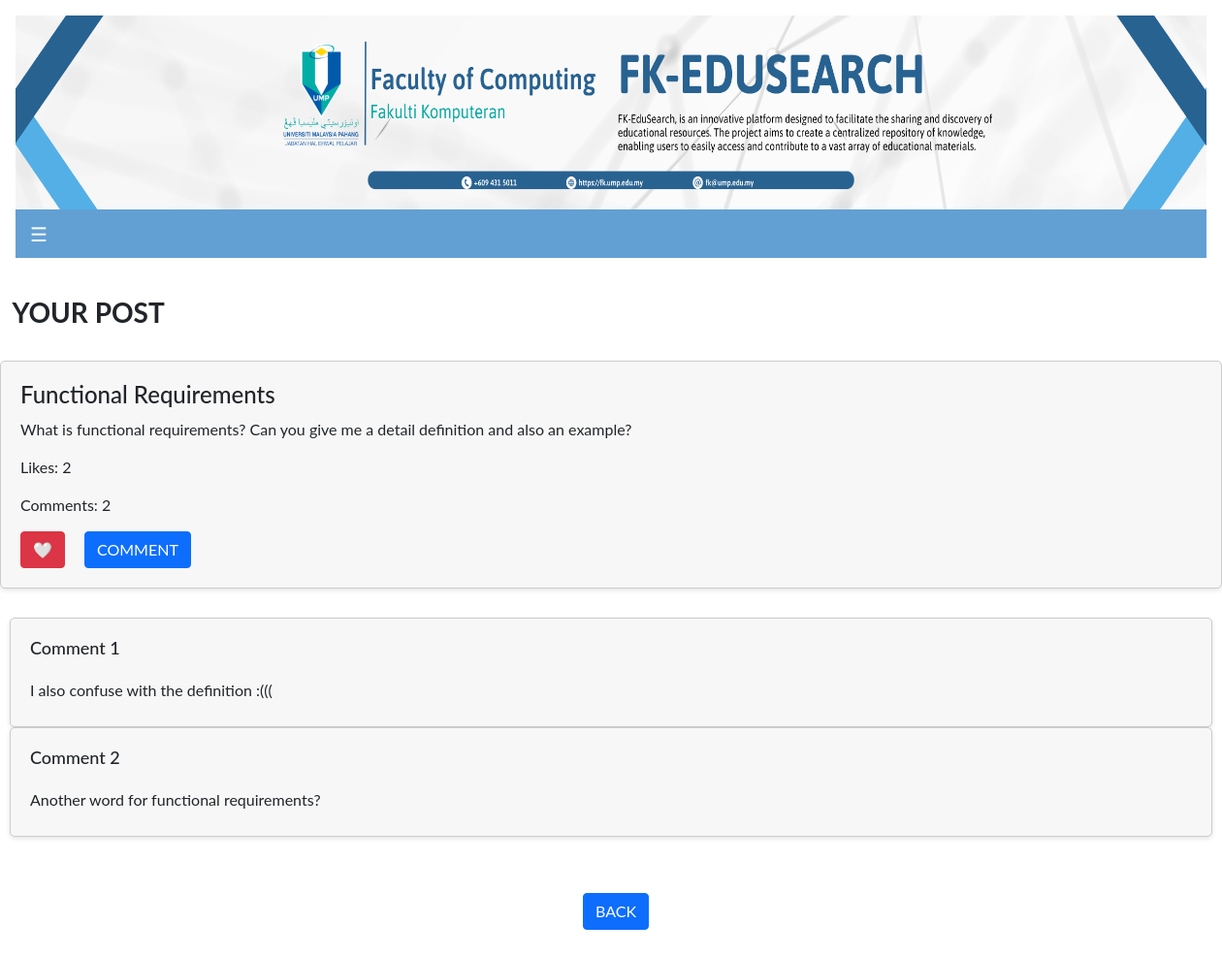
/MODULE2/viewPost.php?discussion_id=24, run on an earlier commit of the app's database.
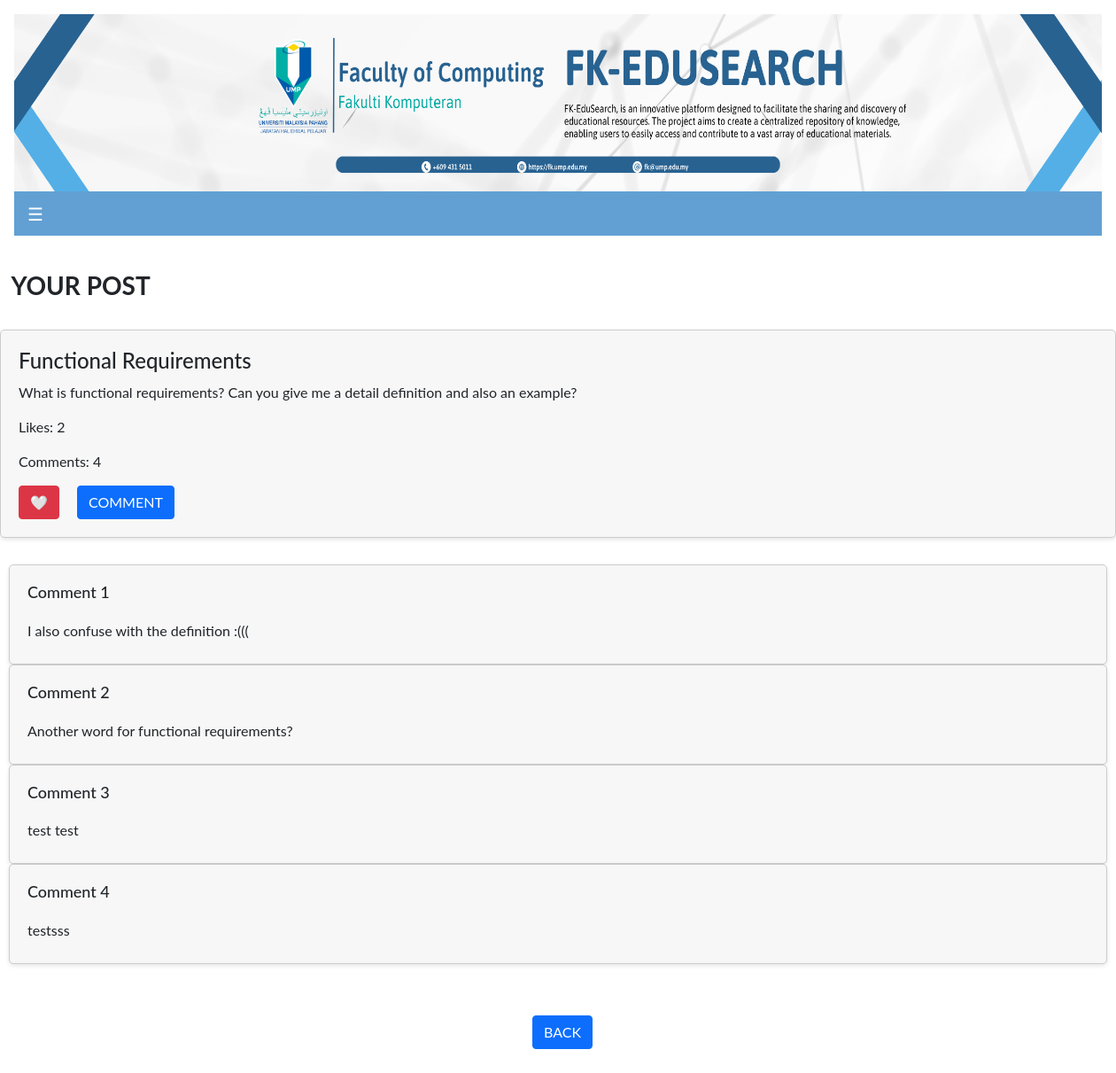
And on a later commit of the database.
### tables this page shows
CREATE TABLE `comment` (
  `comment_id` int(11) NOT NULL,
  `discussion_id` int(11) NOT NULL,
  `comment_content` varchar(100) NOT NULL
);

### MODULE2/viewPost.php (the view, shortened to what this page needs)
<!DOCTYPE html>
<html>
<head>
    <link href="https://cdn.jsdelivr.net/npm/bootstrap@5.0.2/dist/css/bootstrap.min.css" rel="stylesheet">
    <link href="https://cdn.jsdelivr.net/npm/bootstrap-icons@1.7.2/bootstrap-icons.min.css" rel="stylesheet">
</head>
<body>
    <?php include '../UserSideBar/User_sidebar.php' ?>
    <br>
    <h3><b>&nbsp;&nbsp;YOUR POST</b></h3>
    <br>
    <?php
    $link = mysqli_connect("localhost", "root", "") or die(mysqli_connect_error());
    mysqli_select_db($link, "fkedusearch_module2") or die(mysqli_error($link));
    if (isset($_GET['discussion_id'])) {
        $discussion_id = $_GET['discussion_id'];
        $discussionQuery = "SELECT * FROM discussion WHERE discussion_id = '$discussion_id'";
        $discussionResult = mysqli_query($link, $discussionQuery);
        if ($discussionRow = mysqli_fetch_assoc($discussionResult)) {
            $title = $discussionRow['title'];
            $content = $discussionRow['content'];
            $commentCountQuery = "SELECT COUNT(*) AS comment_count FROM comment WHERE discussion_id = '$discussion_id'";
            $commentCountResult = mysqli_query($link, $commentCountQuery);
            $commentCountRow = mysqli_fetch_assoc($commentCountResult);
            $commentCount = $commentCountRow['comment_count'];
            echo "<div class='post-container'>";
            echo "<div class='post'>";
            echo "<h2>$title</h2>";
            echo "<p>$content</p>";
            echo "<p>Likes: <span id='likeCount$discussion_id'>{$discussionRow['discussion_like']}</span></p>";
            echo "<p>Comments: <span id='commentCount$discussion_id'>$commentCount</span></p>";
            echo "<button class='btn btn-danger' onclick='likePost($discussion_id)'>🤍</button>";
            echo "<button class='btn btn-primary' onclick='toggleCommentForm($discussion_id)'>COMMENT</button>";
            echo "</div>";
            echo "</div>";
        }
    }
    ?>
    <div class="comment-grid">
        <div id="commentList<?php echo $discussion_id; ?>">
            <?php
            $commentQuery = "SELECT * FROM comment WHERE discussion_id = '$discussion_id'";
            $commentResult = mysqli_query($link, $commentQuery);
            $commentNumber = 1;
            while ($commentRow = mysqli_fetch_assoc($commentResult)) {
                $commentContent = $commentRow['comment_content'];
                echo "<div class='comment-container'>";
                echo "<h4>Comment $commentNumber</h4>";
                echo "<div class='comment-list'>";
                echo "<p class='comment'>$commentContent</p>";
                echo "</div>";
                echo "</div>";
                $commentNumber++;
            }
            ?>
        </div>
    </div><br><br>
    <div class="content" style="margin-top: 10px; margin-left: 10px;">
        <div class="d-flex justify-content-center">
            <button type="button" class="btn btn-primary" onclick="window.location.href = 'view.php';">BACK</button>
        </div>
    </div>
    <br><br>
</body>
</html>

What changed in the data, as far as the page shows it:
added comment: comment_content "test test"
added comment: comment_content "testsss"
Also different on the page:
$commentCount: "2" → "4"
